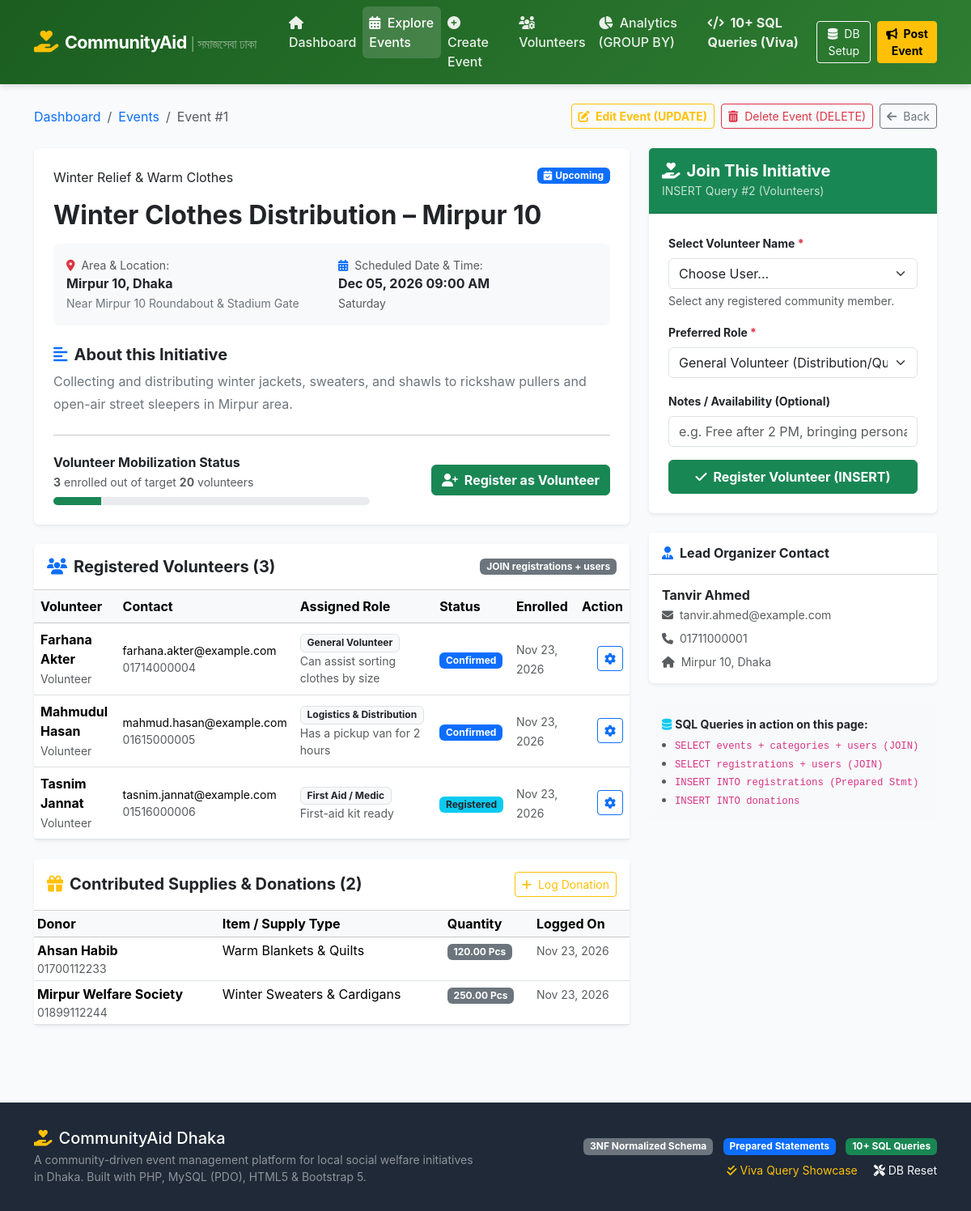
The app's page /event-details.php?id=1 with its own data.
### tables this page shows
CREATE TABLE `events` (
    `event_id` INT AUTO_INCREMENT PRIMARY KEY,
    `title` VARCHAR(200) NOT NULL,
    `description` TEXT NOT NULL,
    `category_id` INT NOT NULL,
    `organizer_id` INT NOT NULL,
    `area` VARCHAR(100) NOT NULL,
    `exact_location` VARCHAR(255) NOT NULL,
    `event_date` DATETIME NOT NULL,
    `target_volunteers` INT NOT NULL DEFAULT 15,
    `status` ENUM('Upcoming', 'Ongoing', 'Completed', 'Cancelled') NOT NULL DEFAULT 'Upcoming',
    `created_at` TIMESTAMP DEFAULT CURRENT_TIMESTAMP,
    CONSTRAINT `fk_events_category` 
        FOREIGN KEY (`category_id`) REFERENCES `categories` (`category_id`) 
        ON UPDATE CASCADE ON DELETE RESTRICT,
    CONSTRAINT `fk_events_organizer` 
        FOREIGN KEY (`organizer_id`) REFERENCES `users` (`user_id`) 
        ON UPDATE CASCADE ON DELETE CASCADE,
    CONSTRAINT `chk_target_volunteers` 
        CHECK (`target_volunteers` > 0)
);

CREATE TABLE `categories` (
    `category_id` INT AUTO_INCREMENT PRIMARY KEY,
    `category_name` VARCHAR(100) NOT NULL UNIQUE,
    `description` VARCHAR(255) NULL
);

CREATE TABLE `registrations` (
    `registration_id` INT AUTO_INCREMENT PRIMARY KEY,
    `event_id` INT NOT NULL,
    `user_id` INT NOT NULL,
    `role_type` ENUM('General Volunteer', 'Event Coordinator', 'First Aid / Medic', 'Logistics & Distribution') NOT NULL DEFAULT 'General Volunteer',
    `status` ENUM('Registered', 'Confirmed', 'Attended', 'Cancelled') NOT NULL DEFAULT 'Registered',
    `registered_at` TIMESTAMP DEFAULT CURRENT_TIMESTAMP,
    `notes` VARCHAR(255) NULL,
    CONSTRAINT `fk_registrations_event` 
        FOREIGN KEY (`event_id`) REFERENCES `events` (`event_id`) 
        ON UPDATE CASCADE ON DELETE CASCADE,
    CONSTRAINT `fk_registrations_user` 
        FOREIGN KEY (`user_id`) REFERENCES `users` (`user_id`) 
        ON UPDATE CASCADE ON DELETE CASCADE,
    CONSTRAINT `uq_event_user` 
        UNIQUE (`event_id`, `user_id`)
);

CREATE TABLE `users` (
    `user_id` INT AUTO_INCREMENT PRIMARY KEY,
    `full_name` VARCHAR(100) NOT NULL,
    `email` VARCHAR(120) NOT NULL UNIQUE,
    `phone` VARCHAR(20) NOT NULL,
    `role` ENUM('Admin', 'Organizer', 'Volunteer') NOT NULL DEFAULT 'Volunteer',
    `address` VARCHAR(255) NULL,
    `created_at` TIMESTAMP DEFAULT CURRENT_TIMESTAMP
);

CREATE TABLE `donations` (
    `donation_id` INT AUTO_INCREMENT PRIMARY KEY,
    `event_id` INT NOT NULL,
    `donor_name` VARCHAR(100) NOT NULL,
    `donor_contact` VARCHAR(100) NOT NULL,
    `item_type` VARCHAR(100) NOT NULL,
    `quantity` DECIMAL(10,2) NOT NULL,
    `unit` VARCHAR(30) NOT NULL,
    `donated_at` TIMESTAMP DEFAULT CURRENT_TIMESTAMP,
    CONSTRAINT `fk_donations_event` 
        FOREIGN KEY (`event_id`) REFERENCES `events` (`event_id`) 
        ON UPDATE CASCADE ON DELETE CASCADE,
    CONSTRAINT `chk_quantity_positive` 
        CHECK (`quantity` > 0)
);

### event-details.php (the view, shortened to what the rows shown need)
<?php
require_once __DIR__ . '/config/database.php';
$pdo = getDBConnection();
$eventId = intval($_GET['id'] ?? 0);
$eventSql = "
    SELECT
        e.*,
        c.category_name,
        c.description AS category_description,
        u.user_id AS organizer_id,
        u.full_name AS organizer_name,
        u.email AS organizer_email,
        u.phone AS organizer_phone,
        u.address AS organizer_address
    FROM `events` e
    INNER JOIN `categories` c ON e.category_id = c.category_id
    INNER JOIN `users` u ON e.organizer_id = u.user_id
    WHERE e.event_id = :id
";
$stmt = $pdo->prepare($eventSql);
$stmt->execute([':id' => $eventId]);
$event = $stmt->fetch();
$regSql = "
    SELECT
        r.registration_id,
        r.role_type,
        r.status AS reg_status,
        r.registered_at,
        r.notes,
        u.user_id,
        u.full_name,
        u.email,
        u.phone,
        u.role
    FROM `registrations` r
    INNER JOIN `users` u ON r.user_id = u.user_id
    WHERE r.event_id = :id
    ORDER BY r.registered_at DESC
";
$stmt = $pdo->prepare($regSql);
$stmt->execute([':id' => $eventId]);
$registrations = $stmt->fetchAll();
$donSql = "
    SELECT *
    FROM `donations`
    WHERE event_id = :id
    ORDER BY donated_at DESC
";
$stmt = $pdo->prepare($donSql);
$stmt->execute([':id' => $eventId]);
$donations = $stmt->fetchAll();
$totalVolunteers = count($registrations);
require_once __DIR__ . '/includes/header.php';
?>
<div class="d-flex flex-wrap justify-content-between align-items-center mb-4">
    <nav aria-label="breadcrumb">
        <ol class="breadcrumb mb-0">
            <li class="breadcrumb-item"><a href="index.php" class="text-decoration-none">Dashboard</a></li>
            <li class="breadcrumb-item"><a href="events.php" class="text-decoration-none">Events</a></li>
            <li class="breadcrumb-item active" aria-current="page">Event #<?= e($event['event_id']); ?></li>
        </ol>
    </nav>
</div>
<div class="row g-4">
    <div class="col-lg-8">
        <div class="card shadow-sm border-0 mb-4">
            <div class="card-body p-4">
                <div class="d-flex justify-content-between align-items-start mb-3">
                    <span class="category-pill fs-6"><?= e($event['category_name']); ?></span>
                    <?= getStatusBadge($event['status']); ?>
                </div>
                <h2 class="fw-bold text-dark mb-3"><?= e($event['title']); ?></h2>
                <div class="bg-light p-3 rounded-3 mb-4">
                    <div class="row g-3">
                        <div class="col-sm-6">
                            <div class="small text-muted"><i class="fas fa-map-marker-alt text-danger me-1"></i> Area & Location:</div>
                            <strong class="d-block"><?= e($event['area']); ?></strong>
                            <span class="small text-secondary"><?= e($event['exact_location']); ?></span>
                        </div>
                        <div class="col-sm-6">
                            <div class="small text-muted"><i class="fas fa-calendar-alt text-primary me-1"></i> Scheduled Date & Time:</div>
                            <strong class="d-block"><?= formatDate($event['event_date']); ?></strong>
                            <span class="small text-muted"><?= date('l', strtotime($event['event_date'])); ?></span>
                        </div>
                    </div>
                </div>
                <h5 class="fw-bold mb-2"><i class="fas fa-align-left text-primary me-2"></i>About this Initiative</h5>
                <p class="text-secondary" style="white-space: pre-line; line-height: 1.7;"><?= e($event['description']); ?></p>
                <hr class="my-4">
                <div class="row align-items-center">
                    <div class="col-md-7">
                        <div class="small text-muted mb-2">
                            <strong><?= $totalVolunteers; ?></strong> enrolled out of target <strong><?= e($event['target_volunteers']); ?></strong> volunteers
                        </div>
                    </div>
                    <div class="col-md-5 text-md-end mt-3 mt-md-0">
                    </div>
                </div>
            </div>
        </div>
        <div class="card shadow-sm border-0 mb-4" id="volunteer-section">
            <div class="card-body p-0">
                <?php if (empty($registrations)): ?>
                    <div class="p-4 text-center text-muted">
                        <i class="fas fa-user-friends fa-2x mb-2 text-secondary"></i>
                        <p class="mb-0">No volunteers registered yet. Be the first to join this cause!</p>
                    </div>
                <?php else: ?>
                    <div class="table-responsive">
                        <table class="table table-hover align-middle mb-0">
                            <thead class="table-light">
                                <tr>
                                    <th>Volunteer</th>
                                    <th>Contact</th>
                                    <th>Assigned Role</th>
                                    <th>Status</th>
                                    <th>Enrolled</th>
                                    <th class="text-end">Action</th>
                                </tr>
                            </thead>
                            <tbody>
                                <?php foreach ($registrations as $r): ?>
                                    <tr>
                                        <td>
                                            <div class="fw-bold"><?= e($r['full_name']); ?></div>
                                            <small class="text-muted"><?= e($r['role']); ?></small>
                                        </td>
                                        <td>
                                            <div class="small"><?= e($r['email']); ?></div>
                                            <div class="small text-muted"><?= e($r['phone']); ?></div>
                                        </td>
                                        <td>
                                            <span class="badge bg-light text-dark border"><?= e($r['role_type']); ?></span>
                                            <?php if ($r['notes']): ?>
                                                <div class="small text-muted italic"><?= e($r['notes']); ?></div>
                                            <?php endif; ?>
                                        </td>
                                        <td>
                                            <?= getStatusBadge($r['reg_status']); ?>
                                        </td>
                                        <td>
                                            <small class="text-muted"><?= formatDate($r['registered_at'], 'M d, Y'); ?></small>
                                        </td>
                                        <td class="text-end">
                                            <a href="registration-manage.php?event_id=<?= $eventId; ?>&reg_id=<?= $r['registration_id']; ?>" class="btn btn-sm btn-outline-primary" title="Update Attendance / Delete Registration">
                                                <i class="fas fa-cog"></i>
                                            </a>
                                        </td>
                                    </tr>
                                <?php endforeach; ?>
                            </tbody>
                        </table>
                    </div>
                <?php endif; ?>
            </div>
        </div>
        <div class="card shadow-sm border-0 mb-4">
            <div class="card-body p-0">
                <?php if (empty($donations)): ?>
                    <div class="p-3 text-center text-muted small">
                        No material donations or funds logged for this event yet.
                    </div>
                <?php else: ?>
                    <div class="table-responsive">
                        <table class="table table-sm table-hover mb-0">
                            <thead class="table-light">
                                <tr>
                                    <th>Donor</th>
                                    <th>Item / Supply Type</th>
                                    <th>Quantity</th>
                                    <th>Logged On</th>
                                </tr>
                            </thead>
                            <tbody>
                                <?php foreach ($donations as $d): ?>
                                    <tr>
                                        <td>
                                            <strong><?= e($d['donor_name']); ?></strong>
                                            <div class="small text-muted"><?= e($d['donor_contact']); ?></div>
                                        </td>
                                        <td><?= e($d['item_type']); ?></td>
                                        <td><span class="badge bg-secondary"><?= e($d['quantity']); ?> <?= e($d['unit']); ?></span></td>
                                        <td><small class="text-muted"><?= formatDate($d['donated_at'], 'M d, Y'); ?></small></td>
                                    </tr>
                                <?php endforeach; ?>
                            </tbody>
                        </table>
                    </div>
                <?php endif; ?>
            </div>
        </div>
    </div>
    <div class="col-lg-4">
        <div class="card shadow-sm border-0 mb-4">
            <div class="card-body p-3">
                <h6 class="fw-bold mb-1"><?= e($event['organizer_name']); ?></h6>
                <div class="small text-muted mb-2"><i class="fas fa-envelope me-1"></i> <?= e($event['organizer_email']); ?></div>
                <div class="small text-muted mb-2"><i class="fas fa-phone me-1"></i> <?= e($event['organizer_phone']); ?></div>
                <?php if ($event['organizer_address']): ?>
                    <div class="small text-muted"><i class="fas fa-home me-1"></i> <?= e($event['organizer_address']); ?></div>
                <?php endif; ?>
            </div>
        </div>
    </div>
</div>
<?php require_once __DIR__ . '/includes/footer.php'; ?>

### config/database.php (shortened to what the rows shown need)
<?php
function e($string) {
    return htmlspecialchars($string ?? '', ENT_QUOTES, 'UTF-8');
}
function formatDate($dateString, $format = 'M d, Y h:i A') {
    try {
        $date = new DateTime($dateString);
        return $date->format($format);
    } catch (Exception $e) {
        return $dateString;
    }
}
function getStatusBadge($status) {
    switch ($status) {
        case 'Upcoming':
            return '<span class="badge bg-primary"><i class="fas fa-calendar-check me-1"></i>Upcoming</span>';
        case 'Registered':
            return '<span class="badge bg-info text-dark">Registered</span>';
        case 'Confirmed':
            return '<span class="badge bg-primary">Confirmed</span>';
    }
}

### records on screen
events: event_id "1", category.category_name "Winter Relief & Warm Clothes", title "Winter Clothes Distribution – Mirpur 10", area "Mirpur 10, Dhaka", exact_location "Near Mirpur 10 Roundabout & Stadium Gate", event_date "Dec 05, 2026 09:00 AM", event_date "Saturday", description "Collecting and distributing winter jackets, sweaters, and shawls to rickshaw pullers and open-air street sleepers in Mirpur area.", target_volunteers "20", organizer.full_name "Tanvir Ahmed", organizer.email "tanvir.ahmed@example.com", organizer.phone "01711000001", organizer.address "Mirpur 10, Dhaka"
registrations: user.full_name "Farhana Akter", user.role "Volunteer", user.email "farhana.akter@example.com", user.phone "01714000004", role_type "General Volunteer", notes "Can assist sorting clothes by size", status "Confirmed", registered_at "Nov 23, 2026"
registrations: user.full_name "Mahmudul Hasan", user.role "Volunteer", user.email "mahmud.hasan@example.com", user.phone "01615000005", role_type "Logistics & Distribution", notes "Has a pickup van for 2 hours", status "Confirmed", registered_at "Nov 23, 2026"
registrations: user.full_name "Tasnim Jannat", user.role "Volunteer", user.email "tasnim.jannat@example.com", user.phone "01516000006", role_type "First Aid / Medic", notes "First-aid kit ready", status "Registered", registered_at "Nov 23, 2026"
donations: donor_name "Ahsan Habib", donor_contact "01700112233", item_type "Warm Blankets & Quilts", quantity "120.00", unit "Pcs", donated_at "Nov 23, 2026"
donations: donor_name "Mirpur Welfare Society", donor_contact "01899112244", item_type "Winter Sweaters & Cardigans", quantity "250.00", unit "Pcs", donated_at "Nov 23, 2026"

### other values on screen
$totalVolunteers "3"
count($registrations) "3"
count($donations) "2"
